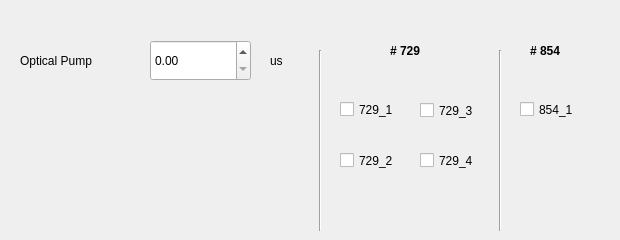
    <widget class="QWidget" name="tab_6">
     <attribute name="title">
      <string>Optical Pump</string>
     </attribute>
     <widget class="Line" name="line_8">
      <property name="geometry">
       <rect>
        <x>480</x>
        <y>50</y>
        <width>41</width>
        <height>181</height>
       </rect>
      </property>
      <property name="orientation">
       <enum>Qt::Vertical</enum>
      </property>
     </widget>
     <widget class="QLabel" name="label_25">
      <property name="geometry">
       <rect>
        <x>390</x>
        <y>30</y>
        <width>71</width>
        <height>41</height>
       </rect>
      </property>
      <property name="font">
       <font>
        <weight>75</weight>
        <bold>true</bold>
       </font>
      </property>
      <property name="text">
       <string># 729</string>
      </property>
     </widget>
     <widget class="QLabel" name="label_41">
      <property name="geometry">
       <rect>
        <x>20</x>
        <y>40</y>
        <width>131</width>
        <height>41</height>
       </rect>
      </property>
      <property name="font">
       <font>
        <family>Arial</family>
        <pointsize>9</pointsize>
        <weight>50</weight>
        <bold>false</bold>
       </font>
      </property>
      <property name="text">
       <string>Optical Pump</string>
      </property>
     </widget>
     <widget class="Line" name="line_7">
      <property name="geometry">
       <rect>
        <x>300</x>
        <y>50</y>
        <width>41</width>
        <height>181</height>
       </rect>
      </property>
      <property name="orientation">
       <enum>Qt::Vertical</enum>
      </property>
     </widget>
     <widget class="QLabel" name="label_26">
      <property name="geometry">
       <rect>
        <x>530</x>
        <y>30</y>
        <width>71</width>
        <height>41</height>
       </rect>
      </property>
      <property name="font">
       <font>
        <weight>75</weight>
        <bold>true</bold>
       </font>
      </property>
      <property name="text">
       <string># 854</string>
      </property>
     </widget>
     <widget class="QLabel" name="label_40">
      <property name="geometry">
       <rect>
        <x>270</x>
        <y>40</y>
        <width>31</width>
        <height>41</height>
       </rect>
      </property>
      <property name="font">
       <font>
        <family>Arial</family>
        <pointsize>9</pointsize>
        <weight>50</weight>
        <bold>false</bold>
       </font>
      </property>
      <property name="text">
       <string>us</string>
      </property>
     </widget>
     <widget class="QDoubleSpinBox" name="doubleSpinBox_DPL_2">
      <property name="geometry">
       <rect>
        <x>150</x>
        <y>40</y>
        <width>101</width>
        <height>41</height>
       </rect>
      </property>
      <property name="font">
       <font>
        <family>Arial</family>
        <pointsize>9</pointsize>
        <weight>50</weight>
        <bold>false</bold>
       </font>
      </property>
      <property name="layoutDirection">
       <enum>Qt::LeftToRight</enum>
      </property>
      <property name="alignment">
       <set>Qt::AlignLeading|Qt::AlignLeft|Qt::AlignVCenter</set>
      </property>
      <property name="maximum">
       <double>999999.989999999990687</double>
      </property>
     </widget>
     <widget class="QCheckBox" name="checkBox_6">
      <property name="geometry">
       <rect>
        <x>340</x>
        <y>99</y>
        <width>91</width>
        <height>21</height>
       </rect>
      </property>
      <property name="font">
       <font>
        <weight>50</weight>
        <bold>false</bold>
       </font>
      </property>
      <property name="text">
       <string>729_1</string>
      </property>
     </widget>
     <widget class="QCheckBox" name="checkBox_7">
      <property name="geometry">
       <rect>
        <x>420</x>
        <y>100</y>
        <width>91</width>
        <height>21</height>
       </rect>
      </property>
      <property name="font">
       <font>
        <weight>50</weight>
        <bold>false</bold>
       </font>
      </property>
      <property name="text">
       <string>729_3</string>
      </property>
     </widget>
     <widget class="QCheckBox" name="checkBox_8">
      <property name="geometry">
       <rect>
        <x>340</x>
        <y>150</y>
        <width>91</width>
        <height>21</height>
       </rect>
      </property>
      <property name="font">
       <font>
        <weight>50</weight>
        <bold>false</bold>
       </font>
      </property>
      <property name="text">
       <string>729_2</string>
      </property>
     </widget>
     <widget class="QCheckBox" name="checkBox_9">
      <property name="geometry">
       <rect>
        <x>420</x>
        <y>150</y>
        <width>91</width>
        <height>21</height>
       </rect>
      </property>
      <property name="font">
       <font>
        <weight>50</weight>
        <bold>false</bold>
       </font>
      </property>
      <property name="text">
       <string>729_4</string>
      </property>
     </widget>
     <widget class="QCheckBox" name="checkBox_10">
      <property name="geometry">
       <rect>
        <x>520</x>
        <y>100</y>
        <width>91</width>
        <height>19</height>
       </rect>
      </property>
      <property name="font">
       <font>
        <weight>50</weight>
        <bold>false</bold>
       </font>
      </property>
      <property name="text">
       <string>854_1</string>
      </property>
     </widget>
    </widget>
